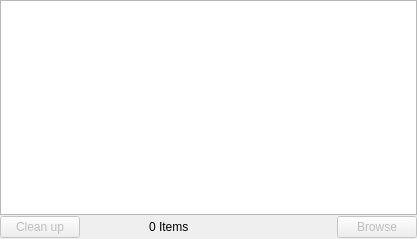
<ui version="4.0" >
 <class>DownloadDialog</class>
 <widget class="QDialog" name="DownloadDialog" >
  <property name="geometry" >
   <rect>
    <x>0</x>
    <y>0</y>
    <width>417</width>
    <height>239</height>
   </rect>
  </property>
  <property name="contextMenuPolicy" >
   <enum>Qt::DefaultContextMenu</enum>
  </property>
  <property name="windowTitle" >
   <string>Downloads</string>
  </property>
  <layout class="QGridLayout" >
   <property name="margin" >
    <number>0</number>
   </property>
   <property name="spacing" >
    <number>0</number>
   </property>
   <item row="0" column="0" colspan="5" >
    <widget class="EditTableView" name="downloadsView" />
   </item>
   <item row="1" column="0" >
    <layout class="QHBoxLayout" >
     <item>
      <widget class="QPushButton" name="cleanupButton" >
       <property name="enabled" >
        <bool>false</bool>
       </property>
       <property name="text" >
        <string>Clean up</string>
       </property>
      </widget>
     </item>
    </layout>
   </item>
   <item row="1" column="2" >
    <widget class="QLabel" name="itemCount" >
     <property name="text" >
      <string>0 Items</string>
     </property>
    </widget>
   </item>
   <item row="1" column="3" >
    <spacer>
     <property name="orientation" >
      <enum>Qt::Horizontal</enum>
     </property>
     <property name="sizeHint" stdset="0" >
      <size>
       <width>148</width>
       <height>20</height>
      </size>
     </property>
    </spacer>
   </item>
   <item row="1" column="4" >
    <widget class="QPushButton" name="openButton" >
     <property name="enabled" >
      <bool>false</bool>
     </property>
     <property name="text" >
      <string>Browse</string>
     </property>
    </widget>
   </item>
   <item row="1" column="1" >
    <spacer>
     <property name="orientation" >
      <enum>Qt::Horizontal</enum>
     </property>
     <property name="sizeHint" stdset="0" >
      <size>
       <width>58</width>
       <height>24</height>
      </size>
     </property>
    </spacer>
   </item>
  </layout>
 </widget>
 <customwidgets>
  <customwidget>
   <class>EditTableView</class>
   <extends>QTableView</extends>
   <header>edittableview.h</header>
  </customwidget>
 </customwidgets>
 <resources/>
 <connections/>
</ui>
